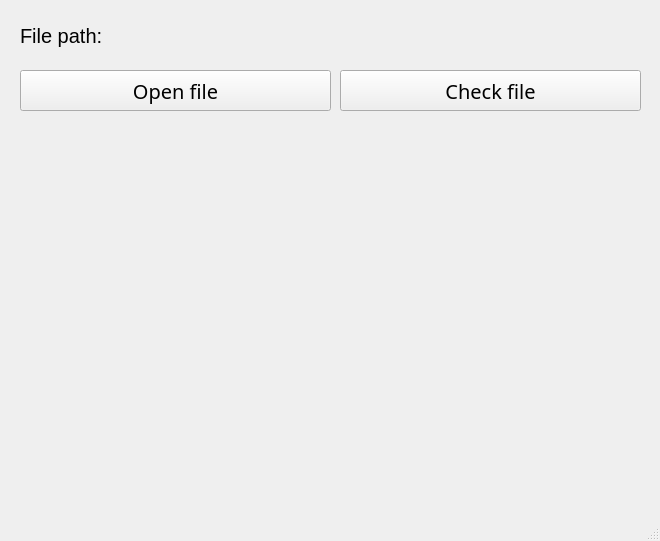
<?xml version="1.0" encoding="UTF-8"?>
<ui version="4.0">
 <class>MainWindow</class>
 <widget class="QMainWindow" name="MainWindow">
  <property name="geometry">
   <rect>
    <x>0</x>
    <y>0</y>
    <width>660</width>
    <height>541</height>
   </rect>
  </property>
  <property name="minimumSize">
   <size>
    <width>660</width>
    <height>541</height>
   </size>
  </property>
  <property name="maximumSize">
   <size>
    <width>660</width>
    <height>541</height>
   </size>
  </property>
  <property name="windowTitle">
   <string>JSON Parser</string>
  </property>
  <property name="styleSheet">
   <string notr="true">
</string>
  </property>
  <widget class="QWidget" name="centralwidget">
   <widget class="QLabel" name="file_path_label">
    <property name="geometry">
     <rect>
      <x>200</x>
      <y>20</y>
      <width>441</width>
      <height>41</height>
     </rect>
    </property>
    <property name="font">
     <font>
      <family>Arial Rounded MT</family>
      <pointsize>15</pointsize>
      <weight>50</weight>
      <italic>false</italic>
      <bold>false</bold>
     </font>
    </property>
    <property name="styleSheet">
     <string notr="true">font: 15pt &quot;Arial Rounded MT&quot;;
</string>
    </property>
    <property name="text">
     <string/>
    </property>
    <property name="margin">
     <number>10</number>
    </property>
   </widget>
   <widget class="QPushButton" name="open_file_btn">
    <property name="geometry">
     <rect>
      <x>20</x>
      <y>70</y>
      <width>311</width>
      <height>41</height>
     </rect>
    </property>
    <property name="font">
     <font>
      <family>Arial Rounded MT</family>
      <pointsize>15</pointsize>
      <weight>50</weight>
      <italic>false</italic>
      <bold>false</bold>
     </font>
    </property>
    <property name="styleSheet">
     <string notr="true">font: 15pt &quot;Arial Rounded MT&quot;;
</string>
    </property>
    <property name="text">
     <string>Open file</string>
    </property>
   </widget>
   <widget class="QPushButton" name="check_file_btn">
    <property name="geometry">
     <rect>
      <x>340</x>
      <y>70</y>
      <width>301</width>
      <height>41</height>
     </rect>
    </property>
    <property name="font">
     <font>
      <family>Arial Rounded MT</family>
      <pointsize>15</pointsize>
      <weight>50</weight>
      <italic>false</italic>
      <bold>false</bold>
     </font>
    </property>
    <property name="styleSheet">
     <string notr="true">
font: 15pt &quot;Arial Rounded MT&quot;;
</string>
    </property>
    <property name="text">
     <string>Check file</string>
    </property>
   </widget>
   <widget class="QLabel" name="json_label">
    <property name="geometry">
     <rect>
      <x>20</x>
      <y>120</y>
      <width>621</width>
      <height>211</height>
     </rect>
    </property>
    <property name="font">
     <font>
      <family>Arial Rounded MT</family>
      <pointsize>12</pointsize>
      <weight>50</weight>
      <italic>false</italic>
      <bold>false</bold>
     </font>
    </property>
    <property name="autoFillBackground">
     <bool>false</bool>
    </property>
    <property name="styleSheet">
     <string notr="true"/>
    </property>
    <property name="text">
     <string/>
    </property>
    <property name="alignment">
     <set>Qt::AlignLeading|Qt::AlignLeft|Qt::AlignTop</set>
    </property>
    <property name="margin">
     <number>10</number>
    </property>
   </widget>
   <widget class="QLabel" name="check_result_label">
    <property name="geometry">
     <rect>
      <x>20</x>
      <y>340</y>
      <width>621</width>
      <height>151</height>
     </rect>
    </property>
    <property name="font">
     <font>
      <family>Arial Rounded MT</family>
      <pointsize>15</pointsize>
      <weight>50</weight>
      <italic>false</italic>
      <bold>false</bold>
     </font>
    </property>
    <property name="styleSheet">
     <string notr="true">QLabel
{
	
	color: rgb(0, 0, 0);
font: 15pt &quot;Arial Rounded MT&quot;;
}</string>
    </property>
    <property name="text">
     <string/>
    </property>
    <property name="margin">
     <number>10</number>
    </property>
   </widget>
   <widget class="QLabel" name="label">
    <property name="geometry">
     <rect>
      <x>20</x>
      <y>20</y>
      <width>141</width>
      <height>31</height>
     </rect>
    </property>
    <property name="font">
     <font>
      <pointsize>15</pointsize>
     </font>
    </property>
    <property name="text">
     <string>File path:</string>
    </property>
   </widget>
  </widget>
  <widget class="QMenuBar" name="menubar">
   <property name="geometry">
    <rect>
     <x>0</x>
     <y>0</y>
     <width>660</width>
     <height>21</height>
    </rect>
   </property>
  </widget>
  <widget class="QStatusBar" name="statusbar"/>
 </widget>
 <resources/>
 <connections/>
</ui>
